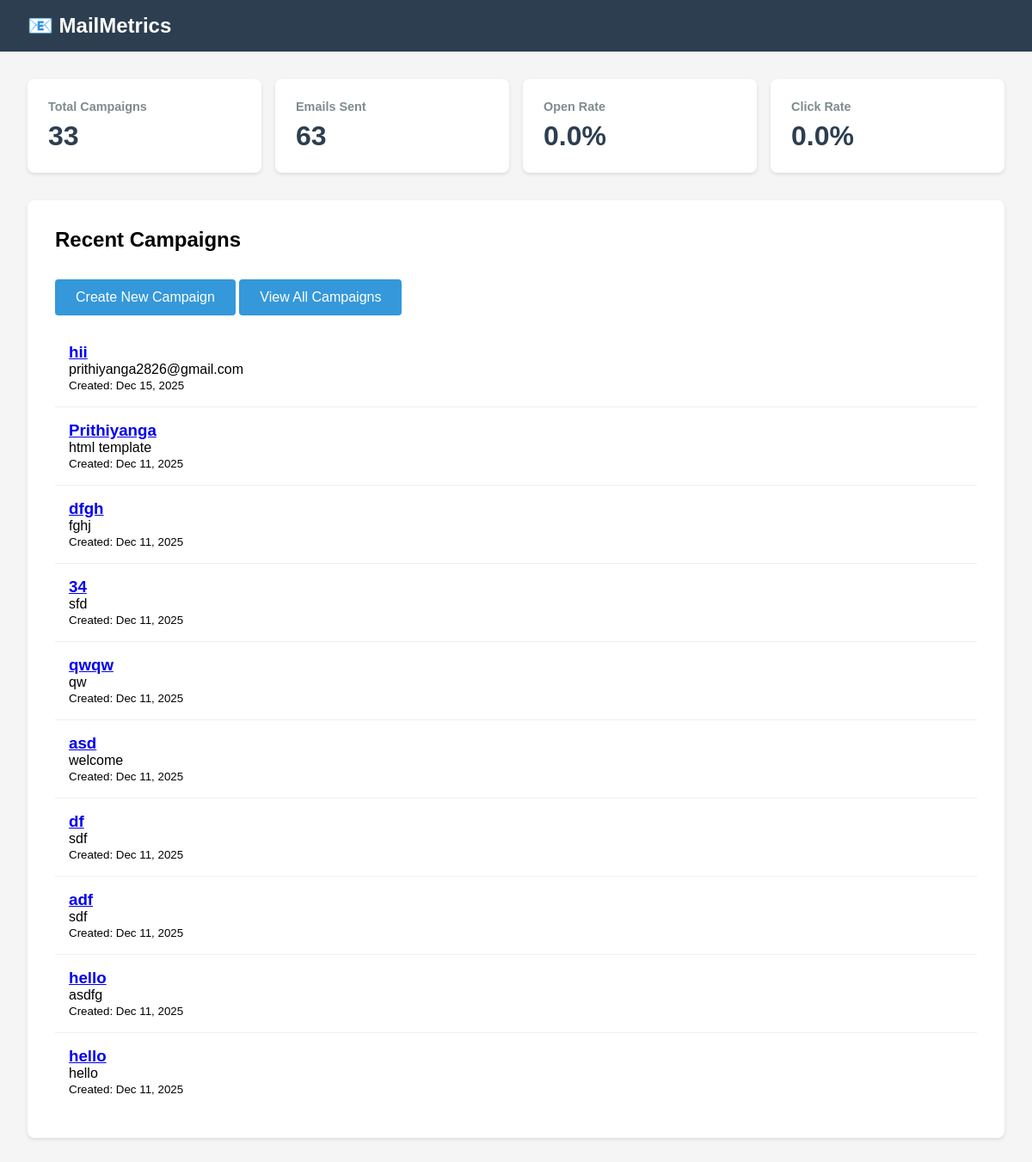
The page / on the database its author committed.
### emails/models.py (models this page shows, shortened)
class Campaign(models.Model):
    STATUS_CHOICES = [
        ("pending", "Pending"),
        ("delivered", "Delivered"),
        ("bounced", "Bounced"),
        ("opened", "Opened"),
        ("clicked", "Clicked"),
    ]
    email = models.EmailField()
    name = models.CharField(max_length=100, null=True, blank=True)
    status = models.CharField(max_length=20, choices=STATUS_CHOICES, default="pending")
    opened = models.BooleanField(default=False)
    clicked = models.BooleanField(default=False)

### emails/views.py (the view)
# urls.py: path('', views.dashboard, name='dashboard'),
def dashboard(request):
    campaigns = Campaign.objects.all()[:10]
    total_campaigns = Campaign.objects.count()
    total_emails = Email.objects.count()
    total_opened = Email.objects.filter(opened=True).count()
    total_clicked = Email.objects.filter(clicked=True).count()
    open_rate = (total_opened / total_emails * 100) if total_emails > 0 else 0
    click_rate = (total_clicked / total_emails * 100) if total_emails > 0 else 0
    context = {
        'campaigns': campaigns,
        'stats': {
            'total_campaigns': total_campaigns,
            'total_emails': total_emails,
            'total_opened': total_opened,
            'total_clicked': total_clicked,
            'open_rate': round(open_rate, 2),
            'click_rate': round(click_rate, 2),
        }
    }
    return render(request, 'index.html', context)

### emails/templates/index.html (shortened to what this page needs)
<!DOCTYPE html>
<html>
<head>
</head>
<body>
    <div class="navbar">
        <h1>📧 MailMetrics</h1>
    </div>
    <div class="container">
        <div class="stats">
            <div class="stat-card">
                <h3>Total Campaigns</h3>
                <div class="value">{{ stats.total_campaigns }}</div>
            </div>
            <div class="stat-card">
                <h3>Emails Sent</h3>
                <div class="value">{{ stats.total_emails }}</div>
            </div>
            <div class="stat-card">
                <h3>Open Rate</h3>
                <div class="value">{{ stats.open_rate }}%</div>
            </div>
            <div class="stat-card">
                <h3>Click Rate</h3>
                <div class="value">{{ stats.click_rate }}%</div>
            </div>
        </div>
        <div class="campaigns">
            <h2>Recent Campaigns</h2>
            <a href="{% url 'create_campaign' %}" class="btn">Create New Campaign</a>
            <a href="{% url 'campaign_list' %}" class="btn">View All Campaigns</a>
            {% for campaign in campaigns %}
            <div class="campaign-item">
                <h3><a href="{% url 'campaign_detail' campaign.pk %}">{{ campaign.name }}</a></h3>
                <p>{{ campaign.subject }}</p>
                <small>Created: {{ campaign.created_at|date:"M d, Y" }}</small>
            </div>
            {% empty %}
            <p>No campaigns yet. Create your first campaign!</p>
            {% endfor %}
        </div>
    </div>
</body>
</html>

### emails/templates/index.html (style rules this page uses)
* { margin: 0; padding: 0; box-sizing: border-box; }
body { font-family: Arial, sans-serif; background: #f5f5f5; }
.navbar { background: #2c3e50; color: white; padding: 1rem 2rem; }
.navbar h1 { font-size: 1.5rem; }
.container { max-width: 1200px; margin: 2rem auto; padding: 0 2rem; }
.stats { display: grid; grid-template-columns: repeat(auto-fit, minmax(200px, 1fr)); gap: 1rem; margin-bottom: 2rem; }
.stat-card { background: white; padding: 1.5rem; border-radius: 8px; box-shadow: 0 2px 4px rgba(0,0,0,0.1); }
.stat-card h3 { color: #7f8c8d; font-size: 0.9rem; margin-bottom: 0.5rem; }
.stat-card .value { font-size: 2rem; font-weight: bold; color: #2c3e50; }
.campaigns { background: white; padding: 2rem; border-radius: 8px; box-shadow: 0 2px 4px rgba(0,0,0,0.1); }
.campaigns h2 { margin-bottom: 1rem; }
.campaign-item { padding: 1rem; border-bottom: 1px solid #ecf0f1; }
.campaign-item:last-child { border-bottom: none; }
.btn { display: inline-block; padding: 0.75rem 1.5rem; background: #3498db; color: white; text-decoration: none; border-radius: 4px; margin: 1rem 0; }

### rows shown on the page
Campaign: name "hii", subject "prithiyanga2826@gmail.com", created_at "Dec 15, 2025"
Campaign: name "Prithiyanga", subject "html template", created_at "Dec 11, 2025"
Campaign: name "dfgh", subject "fghj", created_at "Dec 11, 2025"
Campaign: name "34", subject "sfd", created_at "Dec 11, 2025"
Campaign: name "qwqw", subject "qw", created_at "Dec 11, 2025"
Campaign: name "asd", subject "welcome", created_at "Dec 11, 2025"
Campaign: name "df", subject "sdf", created_at "Dec 11, 2025"
Campaign: name "adf", subject "sdf", created_at "Dec 11, 2025"
Campaign: name "hello", subject "asdfg", created_at "Dec 11, 2025"
Campaign: name "hello", subject "hello", created_at "Dec 11, 2025"

### other values the page prints
{{ stats.total_campaigns }} "33"
{{ stats.total_emails }} "63"
{{ stats.open_rate }} "0.0"
{{ stats.click_rate }} "0.0"
